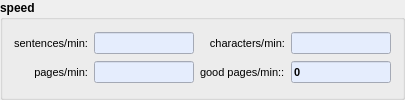
         <widget class="QGroupBox" name="groupBox_2">
          <property name="sizePolicy">
           <sizepolicy hsizetype="Minimum" vsizetype="Minimum">
            <horstretch>0</horstretch>
            <verstretch>0</verstretch>
           </sizepolicy>
          </property>
          <property name="font">
           <font>
            <weight>75</weight>
            <bold>true</bold>
           </font>
          </property>
          <property name="title">
           <string>speed</string>
          </property>
          <layout class="QGridLayout" name="gridLayout_4">
           <item row="0" column="0">
            <widget class="QLabel" name="currentURLLabel_3_2">
             <property name="sizePolicy">
              <sizepolicy hsizetype="Preferred" vsizetype="Preferred">
               <horstretch>0</horstretch>
               <verstretch>0</verstretch>
              </sizepolicy>
             </property>
             <property name="font">
              <font>
               <pointsize>8</pointsize>
               <weight>50</weight>
               <bold>false</bold>
              </font>
             </property>
             <property name="toolTip">
              <string>number of sentences collected per minute</string>
             </property>
             <property name="text">
              <string>sentences/min:</string>
             </property>
             <property name="alignment">
              <set>Qt::AlignRight|Qt::AlignTrailing|Qt::AlignVCenter</set>
             </property>
             <property name="wordWrap">
              <bool>false</bool>
             </property>
            </widget>
           </item>
           <item row="0" column="1">
            <widget class="QLineEdit" name="smin">
             <property name="sizePolicy">
              <sizepolicy hsizetype="Minimum" vsizetype="Fixed">
               <horstretch>0</horstretch>
               <verstretch>0</verstretch>
              </sizepolicy>
             </property>
             <property name="maximumSize">
              <size>
               <width>100</width>
               <height>16777215</height>
              </size>
             </property>
             <property name="font">
              <font>
               <pointsize>8</pointsize>
               <weight>50</weight>
               <bold>false</bold>
              </font>
             </property>
             <property name="toolTip">
              <string>number of sentences collected per minute</string>
             </property>
             <property name="styleSheet">
              <string notr="true">background-color:#e5edfd;</string>
             </property>
             <property name="readOnly">
              <bool>true</bool>
             </property>
            </widget>
           </item>
           <item row="0" column="2">
            <widget class="QLabel" name="currentURLLabel_3_2_2">
             <property name="sizePolicy">
              <sizepolicy hsizetype="Minimum" vsizetype="Preferred">
               <horstretch>0</horstretch>
               <verstretch>0</verstretch>
              </sizepolicy>
             </property>
             <property name="font">
              <font>
               <pointsize>8</pointsize>
               <weight>50</weight>
               <bold>false</bold>
              </font>
             </property>
             <property name="toolTip">
              <string>number of characters collected per minute</string>
             </property>
             <property name="text">
              <string>characters/min:</string>
             </property>
             <property name="alignment">
              <set>Qt::AlignRight|Qt::AlignTrailing|Qt::AlignVCenter</set>
             </property>
             <property name="wordWrap">
              <bool>false</bool>
             </property>
            </widget>
           </item>
           <item row="0" column="3">
            <widget class="QLineEdit" name="wmin">
             <property name="sizePolicy">
              <sizepolicy hsizetype="Minimum" vsizetype="Fixed">
               <horstretch>0</horstretch>
               <verstretch>0</verstretch>
              </sizepolicy>
             </property>
             <property name="maximumSize">
              <size>
               <width>100</width>
               <height>16777215</height>
              </size>
             </property>
             <property name="font">
              <font>
               <pointsize>8</pointsize>
               <weight>50</weight>
               <bold>false</bold>
              </font>
             </property>
             <property name="toolTip">
              <string>number of characters collected per minute</string>
             </property>
             <property name="styleSheet">
              <string notr="true">background-color:#e5edfd;</string>
             </property>
             <property name="readOnly">
              <bool>true</bool>
             </property>
            </widget>
           </item>
           <item row="1" column="0">
            <widget class="QLabel" name="currentURLLabel_3_2_2_2">
             <property name="sizePolicy">
              <sizepolicy hsizetype="Minimum" vsizetype="Preferred">
               <horstretch>0</horstretch>
               <verstretch>0</verstretch>
              </sizepolicy>
             </property>
             <property name="font">
              <font>
               <pointsize>8</pointsize>
               <weight>50</weight>
               <bold>false</bold>
              </font>
             </property>
             <property name="toolTip">
              <string>number of links visited per minute</string>
             </property>
             <property name="text">
              <string>pages/min:</string>
             </property>
             <property name="alignment">
              <set>Qt::AlignRight|Qt::AlignTrailing|Qt::AlignVCenter</set>
             </property>
             <property name="wordWrap">
              <bool>false</bool>
             </property>
            </widget>
           </item>
           <item row="1" column="1">
            <widget class="QLineEdit" name="pmin">
             <property name="sizePolicy">
              <sizepolicy hsizetype="Minimum" vsizetype="Fixed">
               <horstretch>0</horstretch>
               <verstretch>0</verstretch>
              </sizepolicy>
             </property>
             <property name="maximumSize">
              <size>
               <width>100</width>
               <height>16777215</height>
              </size>
             </property>
             <property name="font">
              <font>
               <pointsize>8</pointsize>
               <weight>50</weight>
               <bold>false</bold>
              </font>
             </property>
             <property name="toolTip">
              <string>number of links visited per minute</string>
             </property>
             <property name="styleSheet">
              <string notr="true">background-color:#e5edfd;</string>
             </property>
             <property name="readOnly">
              <bool>true</bool>
             </property>
            </widget>
           </item>
           <item row="1" column="2">
            <widget class="QLabel" name="numberOfSentencesLabel_4">
             <property name="sizePolicy">
              <sizepolicy hsizetype="Minimum" vsizetype="Preferred">
               <horstretch>0</horstretch>
               <verstretch>0</verstretch>
              </sizepolicy>
             </property>
             <property name="font">
              <font>
               <pointsize>8</pointsize>
               <weight>50</weight>
               <bold>false</bold>
              </font>
             </property>
             <property name="toolTip">
              <string>number of pages collected per minute</string>
             </property>
             <property name="text">
              <string>good pages/min::</string>
             </property>
             <property name="wordWrap">
              <bool>false</bool>
             </property>
            </widget>
           </item>
           <item row="1" column="3">
            <widget class="QLineEdit" name="goodPagesMin">
             <property name="sizePolicy">
              <sizepolicy hsizetype="Minimum" vsizetype="Fixed">
               <horstretch>0</horstretch>
               <verstretch>0</verstretch>
              </sizepolicy>
             </property>
             <property name="maximumSize">
              <size>
               <width>100</width>
               <height>16777215</height>
              </size>
             </property>
             <property name="font">
              <font>
               <pointsize>8</pointsize>
               <weight>75</weight>
               <bold>true</bold>
              </font>
             </property>
             <property name="toolTip">
              <string>number of pages collected per minute</string>
             </property>
             <property name="styleSheet">
              <string notr="true">background-color:#e5edfd;</string>
             </property>
             <property name="text">
              <string>0</string>
             </property>
             <property name="readOnly">
              <bool>true</bool>
             </property>
            </widget>
           </item>
          </layout>
         </widget>
